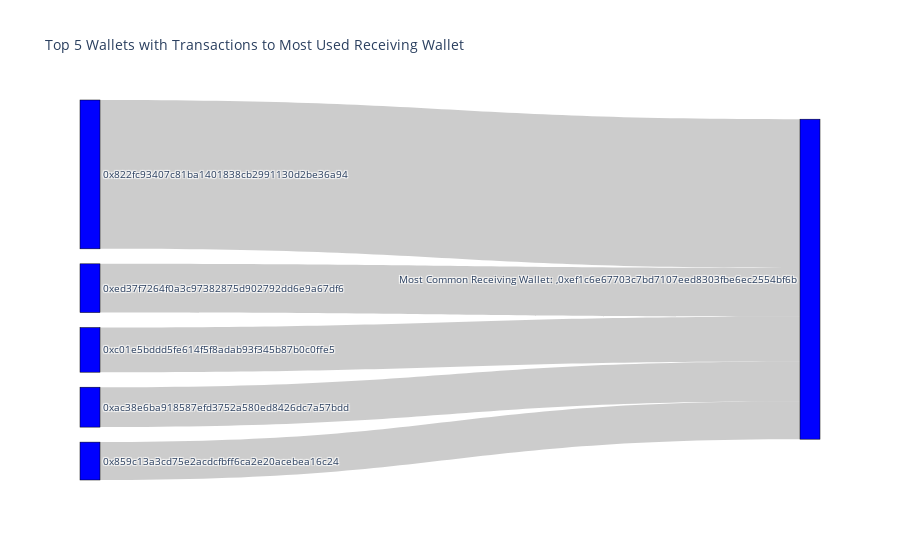

The notebook cell this image was saved under:
### Code cell
import plotly.graph_objects as go

fig = go.Figure(data=[go.Sankey(
    node = dict(
      pad = 15,
      thickness = 20,
      line = dict(color = "black", width = 0.5),
      label = [("Most Common Receiving Wallet: ", top_address) , sank.wallets[0], sank.wallets[1], sank.wallets[2], sank.wallets[3], sank.wallets[4]],
      color = "blue"
    ),
    link = dict(
      source = [1,2,3,4,5],
      target = [0,0,0,0,0],
      value = [sank.counts.tolist()[0], sank.counts.tolist()[1], sank.counts.tolist()[2], sank.counts.tolist()[3], sank.counts.tolist()[4]]
  ))])

fig.update_layout(title_text="Top 5 Wallets with Transactions to Most Used Receiving Wallet", font_size=10)
fig.show()

### Figure 1 — Plotly figure (JSON) as saved in the notebook; plotly's stock layout.template omitted (floating-point values rounded to 4 significant figures)
{"data": [{"link": {"source": [1, 2, 3, 4, 5], "target": [0, 0, 0, 0, 0], "value": [440, 144, 132, 118, 112]}, "node": {"color": "blue", "label": [["Most Common Receiving Wallet: ", "0xef1c6e67703c7bd7107eed8303fbe6ec2554bf6b"], "0x822fc93407c81ba1401838cb2991130d2be36a94", "0xed37f7264f0a3c97382875d902792dd6e9a67df6", "0xc01e5bddd5fe614f5f8adab93f345b87b0c0ffe5", "0xac38e6ba918587efd3752a580ed8426dc7a57bdd", "0x859c13a3cd75e2acdcfbff6ca2e20acebea16c24"], "line": {"color": "black", "width": 0.5}, "pad": 15, "thickness": 20}, "type": "sankey"}], "layout": {"font": {"size": 10}, "title": {"text": "Top 5 Wallets with Transactions to Most Used Receiving Wallet"}}}
